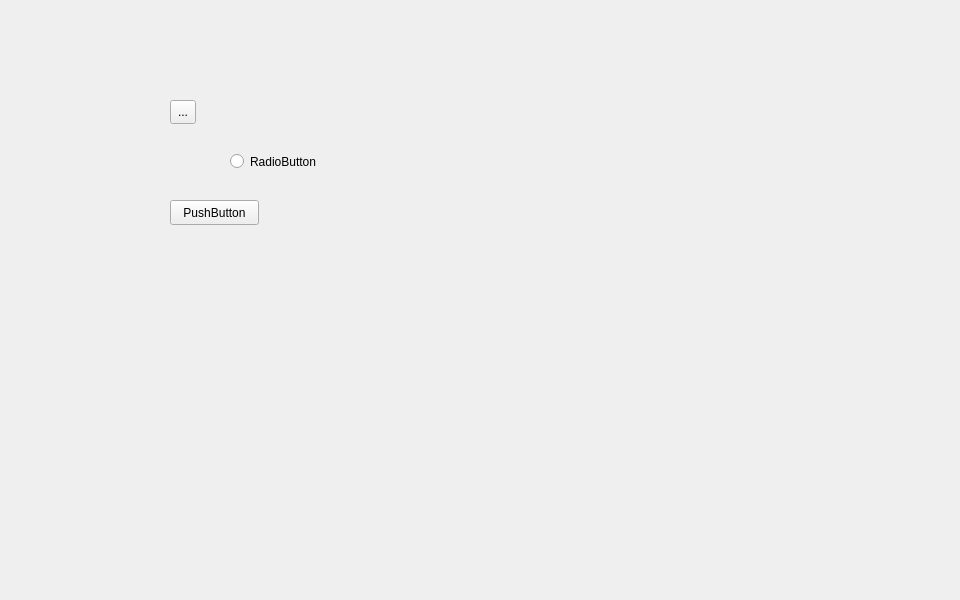
<?xml version="1.0" encoding="UTF-8"?>
<ui version="4.0">
 <class>StatusMenu</class>
 <widget class="QWidget" name="StatusMenu">
  <property name="geometry">
   <rect>
    <x>0</x>
    <y>0</y>
    <width>960</width>
    <height>600</height>
   </rect>
  </property>
  <property name="windowTitle">
   <string>Form</string>
  </property>
  <widget class="QRadioButton" name="radioButton">
   <property name="geometry">
    <rect>
     <x>230</x>
     <y>150</y>
     <width>112</width>
     <height>23</height>
    </rect>
   </property>
   <property name="text">
    <string>RadioButton</string>
   </property>
  </widget>
  <widget class="QToolButton" name="toolButton">
   <property name="geometry">
    <rect>
     <x>170</x>
     <y>100</y>
     <width>26</width>
     <height>24</height>
    </rect>
   </property>
   <property name="text">
    <string>...</string>
   </property>
  </widget>
  <widget class="QPushButton" name="pushButton">
   <property name="geometry">
    <rect>
     <x>170</x>
     <y>200</y>
     <width>89</width>
     <height>25</height>
    </rect>
   </property>
   <property name="text">
    <string>PushButton</string>
   </property>
  </widget>
 </widget>
 <resources/>
 <connections/>
</ui>
